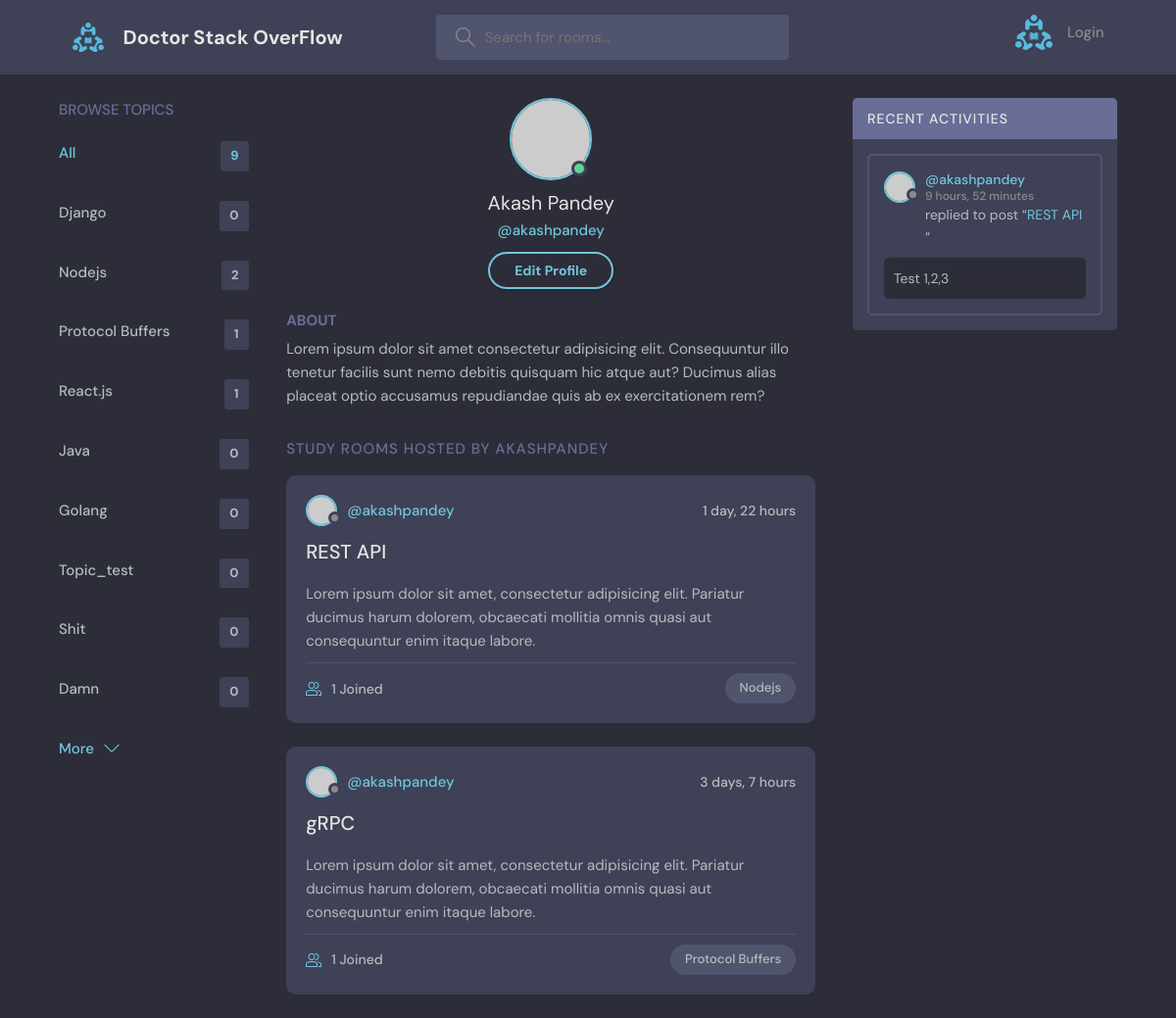
The app's page /profile/1 with its own data.
### base/models.py (models this page shows, shortened)
class Topic(models.Model):
    name = models.CharField(max_length=200)

class Room(models.Model):
    host = models.ForeignKey(User, on_delete=models.SET_NULL, null=True)
    topic = models.ForeignKey(Topic, on_delete=models.SET_NULL, null=True)
    name = models.CharField(max_length=200)
    description = models.TextField(null=True, blank=True)
    participants = models.ManyToManyField(
        User, related_name='participants', blank=True)
    updated_at = models.DateTimeField(auto_now=True)
    created_at = models.DateTimeField(auto_now_add=True)
    class Meta:
        ordering = ['-updated_at', '-created_at']
    def __str__(self):
        return self.name

class Message(models.Model):
    user = models.ForeignKey(User, on_delete=models.CASCADE)
    room = models.ForeignKey(Room, on_delete=models.CASCADE)
    body = models.TextField()
    updated_at = models.DateTimeField(auto_now=True)
    created_at = models.DateTimeField(auto_now_add=True)
    class Meta:
        ordering = ['-updated_at', '-created_at']
    def __str__(self):
        return self.body[0:50]

### base/views.py (the view)
# urls.py: path('profile/<pk>', views.userProfile, name='user-profile'),
def userProfile(request, pk):
    user = User.objects.get(id=pk)
    rooms = user.room_set.all()
    conversations = user.message_set.all()
    topics = Topic.objects.all()
    context = {'user': user, 'conversations': conversations,
               "rooms": rooms, 'topics': topics}
    return render(request, 'base/profile.html', context)

### base/templates/base/profile.html
{% extends 'main.html' %}
{%block content%}
<body>
  <main class="profile-page layout layout--3">
    <div class="container">
      {% include 'base/topics_component.html' %}
      <div class="roomList">
        <div class="profile">
          <div class="profile__avatar">
            <div class="avatar avatar--large active">
              <img src="https://randomuser.me/api/portraits/men/11.jpg" />
            </div>
          </div>
          <div class="profile__info">
            <h3>{{user.first_name}} {{user.last_name}}</h3>
            <p>@{{user.username}}</p>
            <a href="edit-user.html" class="btn btn--main btn--pill">Edit Profile</a>
          </div>
          <div class="profile__about">
            <h3>About</h3>
            <p>
              Lorem ipsum dolor sit amet consectetur adipisicing elit. Consequuntur illo tenetur
              facilis sunt nemo debitis quisquam hic atque aut? Ducimus alias placeat optio
              accusamus repudiandae quis ab ex exercitationem rem?
            </p>
          </div>
        </div>
        <div class="roomList__header">
          <div>
            <h2>Study Rooms Hosted by {{user}}</a>
            </h2>
          </div>
        </div>
        {% include 'base/feed_component.html'%}
      </div>
      {% include 'base/activity_component.html' %}
    </div>
  </main>
  {%endblock content%}

### base/templates/base/topics_component.html
<div class="topics">
    <div class="topics__header">
      <h2>Browse Topics</h2>
    </div>
    <ul class="topics__list">
      <li>
        <a href="{%url 'home' %}" class="active">All <span>{{topics.count}}</span></a>
      </li>
      {% for topic in topics%}
      <li>
        <a href="{% url 'home' %}?q={{topic.name}}">{{topic.name}} <span>{{topic.room_set.all.count}}</span></a>
      </li>
      {% endfor %}
    </ul>
    <a class="btn btn--link" href="topics.html">
      More
      <svg version="1.1" xmlns="http://www.w3.org/2000/svg" width="32" height="32" viewBox="0 0 32 32">
        <title>chevron-down</title>
        <path d="M16 21l-13-13h-3l16 16 16-16h-3l-13 13z"></path>
      </svg>
    </a>
  </div>

### base/templates/base/feed_component.html (shortened to what this page needs)
{% for room in rooms%}
<div class="roomListRoom">
    <div class="roomListRoom__header">
      <a href="{% url 'user-profile' room.host.id %}" class="roomListRoom__author">
        <div class="avatar avatar--small">
          <img src="https://randomuser.me/api/portraits/women/11.jpg" />
        </div>
        <span>@{{room.host.username}}</span>
      </a>
      <div class="roomListRoom__actions">
        <span>{{room.created_at|timesince}}</span>
      </div>
    </div>
    <div class="roomListRoom__content">
      <a href="{%url 'room' room.id %}">{{room.name}}</a>
      <p>
        Lorem ipsum dolor sit amet, consectetur adipisicing elit. Pariatur ducimus harum dolorem, obcaecati
        mollitia omnis quasi aut consequuntur enim itaque labore.
      </p>
    </div>
    <div class="roomListRoom__meta">
      <a href="{%url 'room' room.id %}" class="roomListRoom__joined">
        {{room.participants.all.count}} Joined
      </a>
      <p class="roomListRoom__topic">{{room.topic.name}}</p>
    </div>
  </div>
{% endfor %}

### base/templates/base/activity_component.html (shortened to what this page needs)
            <div class="activities">
                <div class="activities__header">
                  <h2>Recent Activities</h2>
                </div>
                {% for c in conversations %}
                <div class="activities__box">
                  <div class="activities__boxHeader roomListRoom__header">
                    <a href="{%url 'user-profile' c.user.id%}" class="roomListRoom__author">
                      <div class="avatar avatar--small">
                        <img src="https://randomuser.me/api/portraits/women/11.jpg" />
                      </div>
                      <p>
                        @{{c.user}}
                        <span>{{c.created_at|timesince}}</span>
                      </p>
                    </a>
                  </div>
                  <div class="activities__boxContent">
                    <p>replied to post “<a href="{%url 'room' c.room.id %}">{{c.room}}</a>”</p>
                    <div class="activities__boxRoomContent">
                     {{c.body}}
                    </div>
                  </div>
                </div>
                {% endfor %}
              </div>

### records on screen
Topic: name "Django", room_set.all.count "0"
Topic: name "Nodejs", room_set.all.count "2"
Topic: name "Protocol Buffers", room_set.all.count "1"
Topic: name "React.js", room_set.all.count "1"
Topic: name "Java", room_set.all.count "0"
Topic: name "Golang", room_set.all.count "0"
Topic: name "Topic_test", room_set.all.count "0"
Topic: name "Shit", room_set.all.count "0"
Topic: name "Damn", room_set.all.count "0"
Room: host.username "akashpandey", created_at "1 day, 22 hours", name "REST API", participants.all.count "1", topic.name "Nodejs"
Room: host.username "akashpandey", created_at "3 days, 7 hours", name "gRPC", participants.all.count "1", topic.name "Protocol Buffers"
Message: user "akashpandey", created_at "9 hours, 52 minutes", room "REST API", body "Test 1,2,3"

### other values on screen
{{ topics.count }} "9"
{{ user.first_name }} "Akash"
{{ user.last_name }} "Pandey"
{{ user.username }} "akashpandey"
{{ user }} "AKASHPANDEY"
